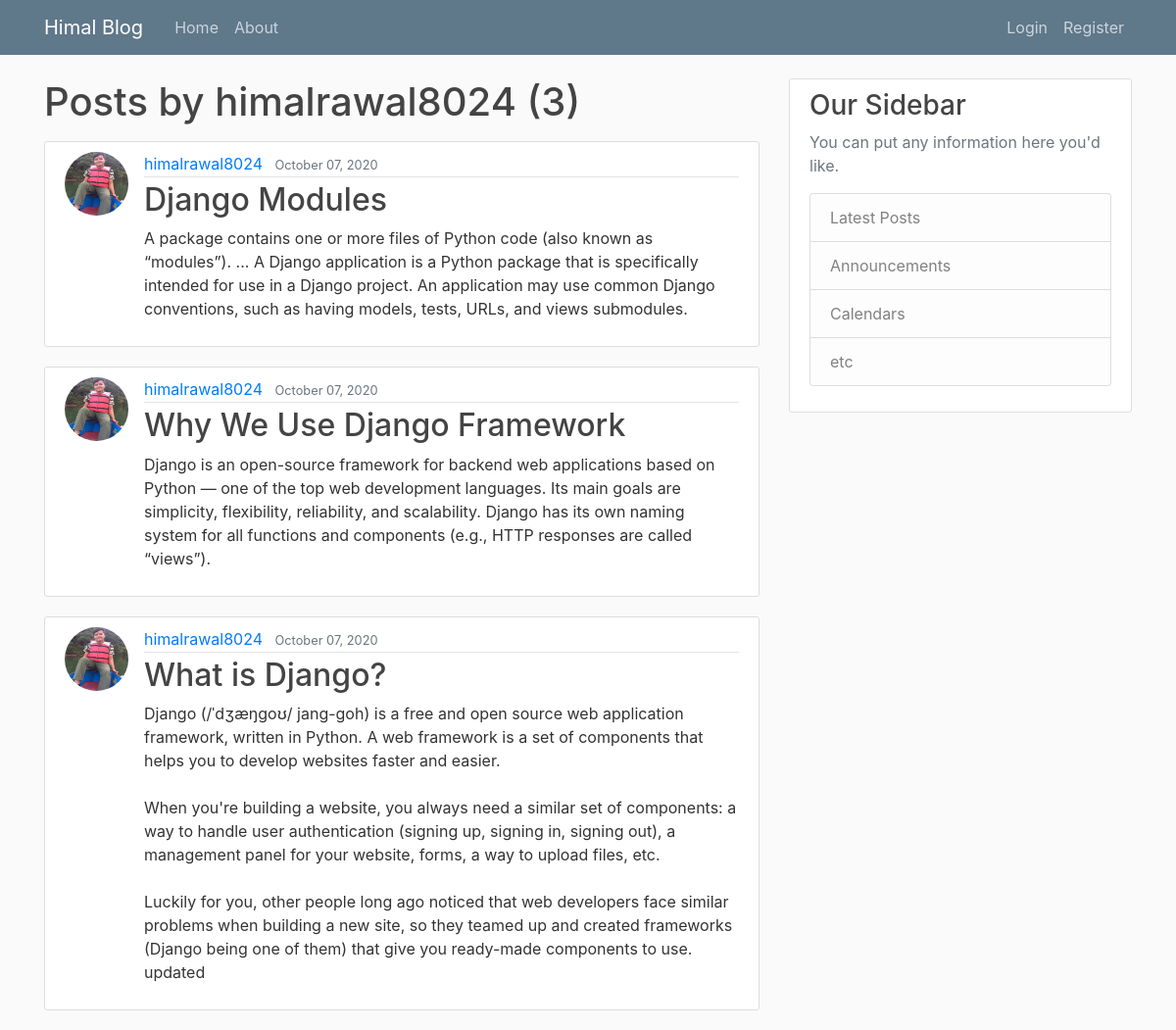
The page /user/himalrawal8024/ on the database its author committed.
### blog/models.py (models this page shows, shortened)
class Post(models.Model):
    title = models.CharField(max_length=100)
    content = models.TextField()
    date_posted = models.DateTimeField(default=timezone.now)
    author= models.ForeignKey(User,on_delete=models.CASCADE)

### users/models.py (models this page shows, shortened)
class Profile(models.Model):
    user = models.OneToOneField(User,on_delete=models.CASCADE)
    image = models.ImageField(default='default.jpg',upload_to="profile_pics")

### blog/views.py (the view)
# urls.py: path('user/<str:username>/',UserPostListView.as_view(),name='user-posts'),
class UserPostListView(ListView):
    model = Post
    template_name = 'blog/user_posts.html'  # <app>/<model>_<viewtype>.html
    context_object_name = 'posts'
    paginate_by = 5
    def get_queryset(self):
        user = get_object_or_404(User, username=self.kwargs.get('username'))
        return Post.objects.filter(author=user).order_by('-date_posted')

### blog/templates/blog/user_posts.html (shortened to what this page needs)
{% extends "blog/base.html" %}
{% block content %}
    <h1 class="mb-3">Posts by {{ view.kwargs.username }} ({{ page_obj.paginator.count }})</h1>
    {% for post in posts %}
        <article class="media content-section">
          <img class="rounded-circle article-img" src="{{ post.author.profile.image.url }}">
          <div class="media-body">
            <div class="article-metadata">
              <a class="mr-2" href="{% url 'user-posts' post.author.username %}">{{ post.author }}</a>
              <small class="text-muted">{{ post.date_posted|date:"F d, Y" }}</small>
            </div>
            <h2><a class="article-title" href="{% url 'post-detail' post.id %}">{{ post.title }}</a></h2>
            <p class="article-content">{{ post.content }}</p>
          </div>
        </article>
    {% endfor %}
{% endblock content %}

### blog/templates/blog/base.html (shortened to what this page needs)
{% load static %}
<!DOCTYPE html>
<html lang="en">
<head>
    <link rel="stylesheet" href="https://stackpath.bootstrapcdn.com/bootstrap/4.5.2/css/bootstrap.min.css">
    <link rel="stylesheet" type="text/css" href="{% static 'blog/main.css' %}">
</head>
<body>
    <header class="site-header">
        <nav class="navbar navbar-expand-md navbar-dark bg-steel fixed-top">
          <div class="container">
            <a class="navbar-brand mr-4" href="{% url 'blog-home' %}">Himal Blog</a>
            <div class="collapse navbar-collapse" id="navbarToggle">
              <div class="navbar-nav mr-auto">
                <a class="nav-item nav-link" href="{% url 'blog-home' %}">Home</a>
                <a class="nav-item nav-link" href="{% url 'blog-about' %}">About</a>
              </div>
              <div class="navbar-nav">
                {% if user.is_authenticated %}
                <a class="nav-item nav-link" href="{% url 'post-create' %}">New Post</a>
                <a class="nav-item nav-link" href="{% url 'profile' %}">Profile</a>
                <a class="nav-item nav-link" href="{% url 'logout' %}">Logout</a>
                {% else %}
                <a class="nav-item nav-link" href="{% url 'login' %}">Login</a>
                <a class="nav-item nav-link" href="{% url 'register' %}">Register</a>
                {% endif %}
              </div>
            </div>
          </div>
        </nav>
    </header>
    <main role="main" class="container">
        <div class="row">
          <div class="col-md-8">
            {% block content %}{% endblock %}
          </div>
          <div class="col-md-4">
            <div class="content-section">
              <h3>Our Sidebar</h3>
              <p class='text-muted'>You can put any information here you'd like.
                <ul class="list-group">
                  <li class="list-group-item list-group-item-light">Latest Posts</li>
                  <li class="list-group-item list-group-item-light">Announcements</li>
                  <li class="list-group-item list-group-item-light">Calendars</li>
                  <li class="list-group-item list-group-item-light">etc</li>
                </ul>
              </p>
            </div>
          </div>
        </div>
    </main>
</body>
</html>

### blog/static/blog/main.css (style rules this page uses)
body { background: #fafafa; color: #333333; margin-top: 5rem; }
h1, h2, h3, h4, h5, h6 { color: #444444; }
ul { margin: 0; }
.bg-steel { background-color: #5f788a; }
.site-header .navbar-nav .nav-link { color: #cbd5db; }
.content-section { background: #ffffff; padding: 10px 20px; border: 1px solid #dddddd; border-radius: 3px; margin-bottom: 20px; }
.article-title { color: #444444; }
.article-content { white-space: pre-line; }
.article-img { height: 65px; width: 65px; margin-right: 16px; }
.article-metadata { padding-bottom: 1px; margin-bottom: 4px; border-bottom: 1px solid #e3e3e3 }

### rows shown on the page
Post: author.profile.image (picture), author "himalrawal8024", date_posted "October 07, 2020", title "Django Modules", content "A package contains one or more files of Python code (also known as “modules”). ... A Django application is a Python package that is specifically intended for use in a Django project. An application may use common Django conventions, such as having models, tests, URLs, and views submodules."
Post: author.profile.image (picture), author "himalrawal8024", date_posted "October 07, 2020", title "Why We Use Django Framework", content "Django is an open-source framework for backend web applications based on Python — one of the top web development languages. Its main goals are simplicity, flexibility, reliability, and scalability. Django has its own naming system for all functions and components (e.g., HTTP responses are called “views”)."
Post: author.profile.image (picture), author "himalrawal8024", date_posted "October 07, 2020", title "What is Django?", content "Django (/ˈdʒæŋɡoʊ/ jang-goh) is a free and open source web application framework, written in Python. A web framework is a set of components that helps you to develop websites faster and easier. When you're building a website, you always need a similar set of components: a way to handle user authentication (signing up, signing in, signing out), a management panel for your website, forms, a way to upload files, etc. Luckily for you, other people long ago noticed that web developers face similar problems when building a new site, so they teamed up and created frameworks (Django being one of them) that give you ready-made components to use. updated"

### other values the page prints
{{ view.kwargs.username }} "himalrawal8024"
{{ page_obj.paginator.count }} "3"
